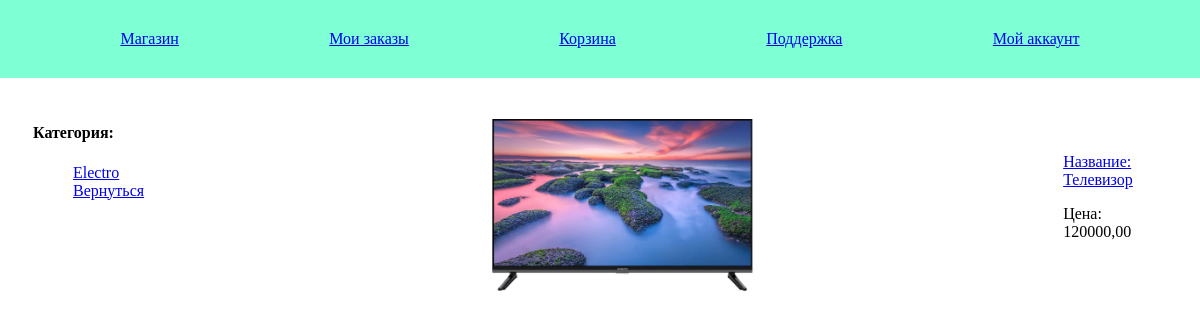
The page /shop/products/1/ on the database as committed earlier.
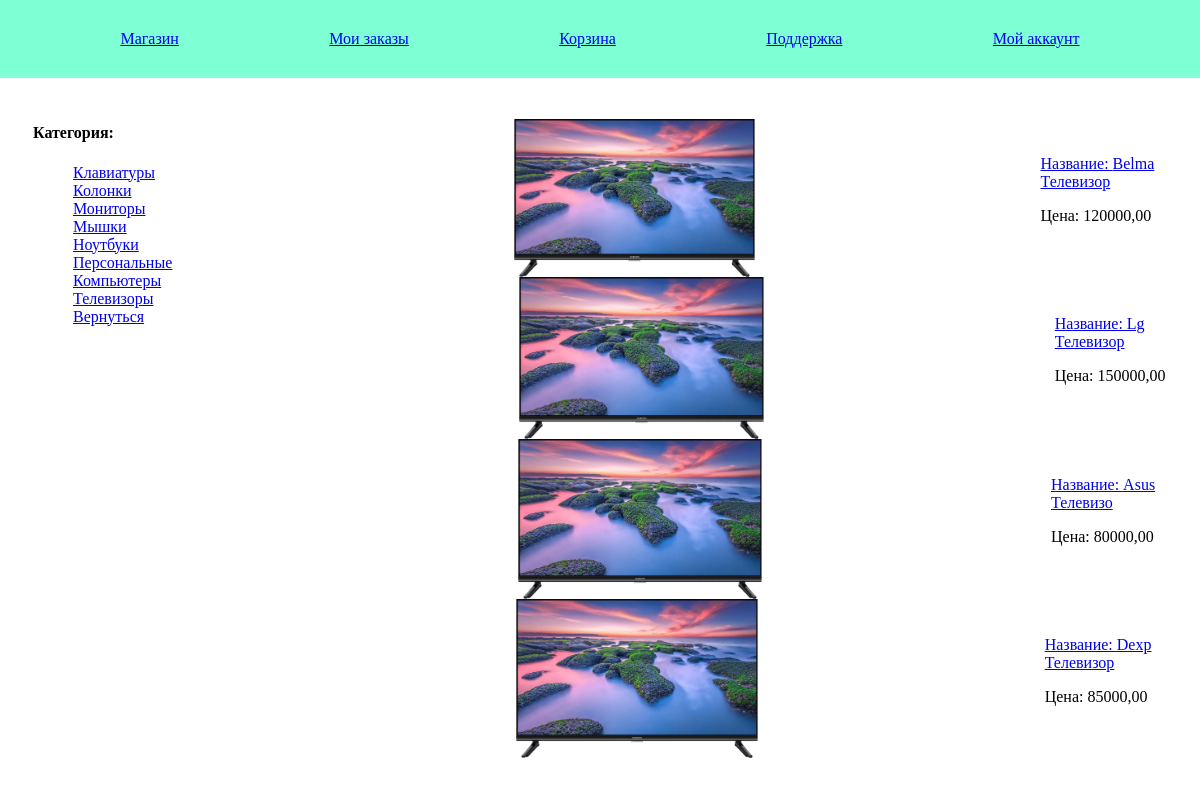
The same page on the database as committed later.
### shop/models.py (models this page shows, shortened)
class Category(models.Model):
    name = models.CharField(max_length=50, unique=True)
    created_at = models.DateField(auto_now_add=True)

class Product(models.Model):
    name = models.CharField(max_length=80)
    description = models.TextField(max_length=600)
    price = models.DecimalField(max_digits=8, decimal_places=2)
    created_at = models.DateField(auto_now_add=True)
    archived = models.BooleanField(default=True)
    category = models.ForeignKey(
        Category,
        on_delete=models.SET_NULL,
        related_name="products",
        null=True
    )

class ProductImage(models.Model):
    photo = models.ImageField(
        upload_to=generic_path_to_save_photo, # type: ignore
        null=True
    )
    product = models.OneToOneField(
        Product,
        on_delete=models.CASCADE,
        related_name="image"
    )
    description = models.CharField(
        max_length=100,
        blank=True
    )

### shop/views.py (the view)
class ProductListByCategoryView(ListView):
    queryset = Category.objects.all().only("id", "name")
    template_name = "shop/list-products-by-category.html"
    def get_context_data(self, **kwargs: Any) -> dict[str, Any]:
        search_category = self.kwargs["category"] # Take parametr `category` from url path
        all_products = Product.objects.filter(
            category=search_category,
            archived=False
        ).all() \
            .only("id", "name", "description", "price", "image")
        kwargs["products_list"] = all_products
        kwargs["category_title"] = Category.objects.get(pk=search_category)
        kwargs["show_return"] = True # Show url for return on shop:products-list
        return super().get_context_data(**kwargs)

### shop/templates/shop/list-products-by-category.html (shortened to what this page needs)
{% extends "shop/list-products.html" %}

### shop/templates/shop/list-products.html (shortened to what this page needs)
{% extends "shop/base.html" %}
{% load static %}
{% block head %}
    {{ block.super }}
    <link rel="stylesheet" href="{% static "shop/list-products.css" %}">
{% endblock head %}
{% block main %}
    <div class="main-container">
        <div class="left-container">
            <div>
                <h4>Категория:</h4>
            </div>
            <div>
                <ul class="out-circle">
                    {% for category in object_list %}
                        <li><a href="{% url "shop:products-list-by-category" category=category.id %}">{{ category.name|title }}</a></li>
                    {% endfor %}
                    {% if show_return %}
                        <li><a href="{% url "shop:products-list" %}">Вернуться</a>
                    {% endif %}
                </ul>
            </div>
        </div>
        <div class="right-container">
            <ul>
                {% for product in  products_list %}
                    <div class="content-container">
                        <div class="pre-photo-container">
                            <img src="{{ product.image.photo.url }}" alt="" class="photo-container">
                        </div>
                        <div class="pre-text-container">
                            <a href="{% url "shop:product-detail" pk=product.id %}">Название: {{ product.name|title }}</a>
                            <p>Цена: {{ product.price }}</p>
                        </div>
                    </div>
                {% endfor %}
            </ul>
        </div>
    </div>
{% endblock main %}

Rows that differ between the two databases and show on the page:
added Category: name "Клавиатуры"
added Category: name "Колонки"
added Category: name "Мониторы"
added Category: name "Мышки"
added Category: name "Ноутбуки"
added Category: name "Персональные Компьютеры"
changed Category: name "Electro" → "Телевизоры"
changed Product: name "Телевизор" → "Belma Телевизор"
added Product: image.photo (picture), name "Lg Телевизор", price "150000,00"
added Product: image.photo (picture), name "Asus Телевизо", price "80000,00"
added Product: image.photo (picture), name "Dexp Телевизор", price "85000,00"
